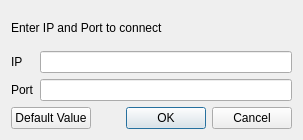
<?xml version="1.0" encoding="UTF-8"?>
<ui version="4.0">
 <class>Dialog</class>
 <widget class="QDialog" name="Dialog">
  <property name="geometry">
   <rect>
    <x>0</x>
    <y>0</y>
    <width>303</width>
    <height>140</height>
   </rect>
  </property>
  <property name="windowTitle">
   <string>Dialog</string>
  </property>
  <layout class="QVBoxLayout" name="verticalLayout">
   <item>
    <widget class="QLabel" name="MainLabel">
     <property name="text">
      <string>Enter IP and Port to connect</string>
     </property>
    </widget>
   </item>
   <item>
    <layout class="QGridLayout" name="gridLayout">
     <item row="0" column="0">
      <widget class="QLabel" name="IPLabel">
       <property name="text">
        <string>IP</string>
       </property>
      </widget>
     </item>
     <item row="0" column="1">
      <widget class="QLineEdit" name="IpEdit"/>
     </item>
     <item row="1" column="0">
      <widget class="QLabel" name="PortLabel">
       <property name="text">
        <string>Port</string>
       </property>
      </widget>
     </item>
     <item row="1" column="1">
      <widget class="QLineEdit" name="PortEdit"/>
     </item>
    </layout>
   </item>
   <item>
    <layout class="QHBoxLayout" name="horizontalLayout">
     <item>
      <widget class="QPushButton" name="DefaultValueButton">
       <property name="text">
        <string>Default Value</string>
       </property>
      </widget>
     </item>
     <item>
      <widget class="QDialogButtonBox" name="buttonBox">
       <property name="orientation">
        <enum>Qt::Horizontal</enum>
       </property>
       <property name="standardButtons">
        <set>QDialogButtonBox::Cancel|QDialogButtonBox::Ok</set>
       </property>
      </widget>
     </item>
    </layout>
   </item>
  </layout>
 </widget>
 <resources/>
 <connections>
  <connection>
   <sender>buttonBox</sender>
   <signal>accepted()</signal>
   <receiver>Dialog</receiver>
   <slot>accept()</slot>
   <hints>
    <hint type="sourcelabel">
     <x>248</x>
     <y>254</y>
    </hint>
    <hint type="destinationlabel">
     <x>157</x>
     <y>274</y>
    </hint>
   </hints>
  </connection>
  <connection>
   <sender>buttonBox</sender>
   <signal>rejected()</signal>
   <receiver>Dialog</receiver>
   <slot>reject()</slot>
   <hints>
    <hint type="sourcelabel">
     <x>316</x>
     <y>260</y>
    </hint>
    <hint type="destinationlabel">
     <x>286</x>
     <y>274</y>
    </hint>
   </hints>
  </connection>
 </connections>
</ui>
